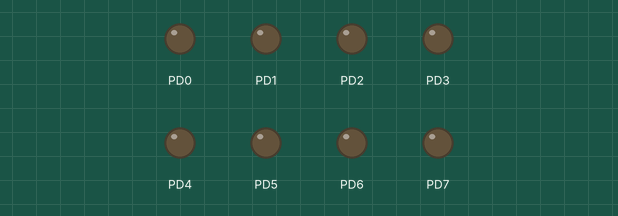
This program was run on a simulated ATmega128, built with avr-gcc and emulated at 8 MHz. Shown: output pins drawn as LEDs (lit = HIGH).

Above: at 0.05 s.
At 1.25 s:
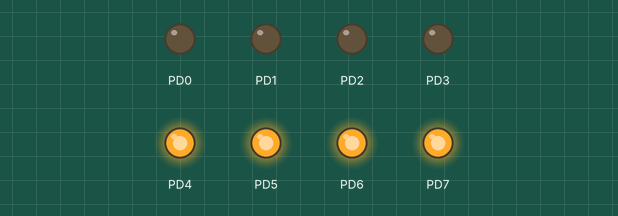
At 2.55 s:
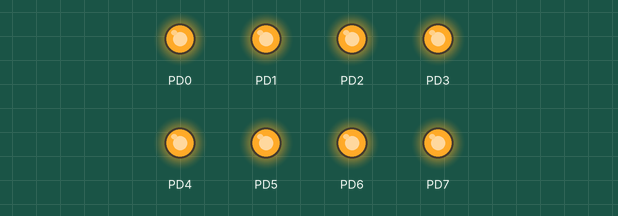
At 5.05 s:
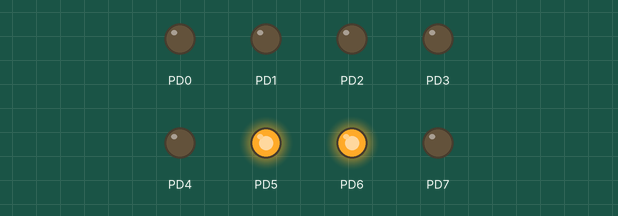
At 7.55 s:
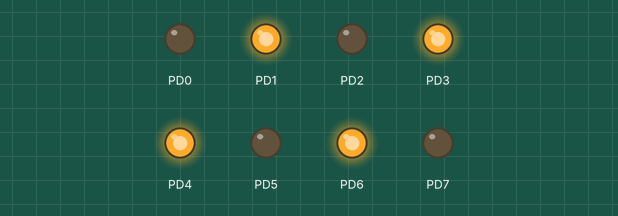
At 10.15 s:
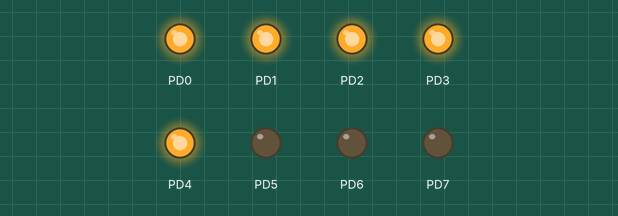
Timing chart, 0 to 10.4 s (numbered marks = the images above):
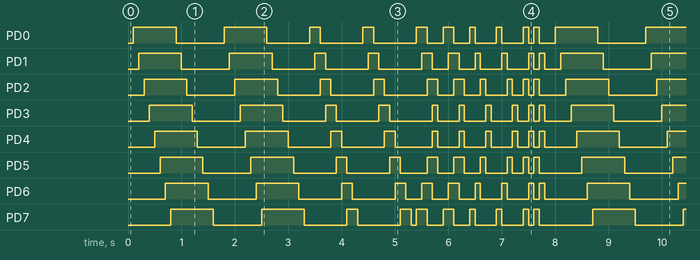

Measured:
- by itself, PD3: repeats every 7.9 s: LOW 0.90 s, HIGH 0.80 s, 2 × (LOW 0.80 s, HIGH 0.20 s), LOW 0.80 s, 3 × (HIGH 0.10 s, LOW 0.40 s), HIGH 0.10 s, LOW 0.20 s, HIGH 0.10 s, LOW 0.10 s, HIGH 0.10 s, LOW 0.50 s, HIGH 0.80 s
- by itself, PD4: repeats every 7.9 s: LOW 0.90 s, HIGH 0.80 s, 2 × (LOW 0.80 s, HIGH 0.20 s), LOW 0.70 s, 3 × (HIGH 0.10 s, LOW 0.40 s), HIGH 0.10 s, LOW 0.20 s, HIGH 0.10 s, LOW 0.10 s, HIGH 0.10 s, LOW 0.60 s, HIGH 0.80 s
- by itself, everything shown: repeats every 7.9 s, in 77 steps

The program:

main.c
```c
#define F_CPU 8000000UL

#include <avr/io.h>
#include <util/delay.h>

#define BIT(x) (1 << (x))

int main(void) {
	DDRD = 0b11111111; // Make pins D0 t/m D7 output

	// create a lookup table with some led patterns
	int lookupTable[] = {
		0b00000000, 0b00000001, 0b00000011, 0b00000111, 0b00001111, 0b00011111, 0b00111111, 0b01111111, 0b11111111,
		0b11111110, 0b11111100, 0b11111000, 0b11110000, 0b11100000, 0b11000000, 0b10000000, 0b00000000,
		0b00000000, 0b00000001, 0b00000011, 0b00000111, 0b00001111, 0b00011111, 0b00111111, 0b01111111, 0b11111111,
		0b11111110, 0b11111100, 0b11111000, 0b11110000, 0b11100000, 0b11000000, 0b10000000, 0b00000000,

		0b00000001, 0b00000011, 0b00000110, 0b00001100, 0b00011000, 0b00110000, 0b01100000, 0b11000000, 0b10000000, 0b00000000,
		0b00000001, 0b00000011, 0b00000110, 0b00001100, 0b00011000, 0b00110000, 0b01100000, 0b11000000, 0b10000000, 0b00000000,

		0b10000001, 0b11000011, 0b01100110, 0b00111100, 0b00000000,
		0b10000001, 0b11000011, 0b01100110, 0b00111100, 0b00000000,

		0b10000001, 0b01000010, 0b00100100, 0b00011000, 0b00000000,
		0b10000001, 0b01000010, 0b00100100, 0b00011000, 0b00000000,

		0b10100101, 0b01011010,
		0b10100101, 0b01011010, 0b00000000,
	};

	while (1) {
		// Go over each value in the lookup table
		for (int i = 0; i < 79; i++) {
			PORTD = lookupTable[i];
			_delay_ms(100);
		}
	}
}
```
